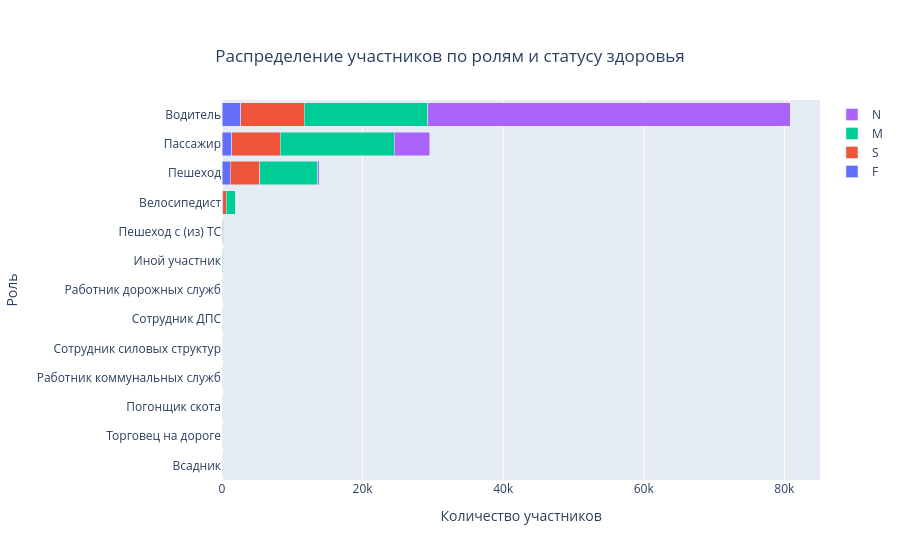

Notebook code for this chart:
### Markdown cell above
Всадники и погонщики живы, всё хорошо. Пешеходам лучше в ДТП не попадать. Каждый девятый участник ДТП - пешеход, из них погибло или попало на больничную койку - 39%.\
28% пассажиров, попавших в зарегистрированное ДТП, серьезно пострадали.

### Code cell
fig = go.Figure()

# горизонтальные stacked bar
for col in ["F","S","M","N"]:
    fig.add_trace(go.Bar(
        y=pivot["role"],
        x=pivot[col],
        name=col,
        orientation="h",
        customdata=[col] * len(pivot),  # передаём категорию
        hovertemplate="<b>%{y}</b><br>%{customdata}: %{x}<extra></extra>"
    ))

# настройка осей
fig.update_layout(
    barmode="stack",
    xaxis=dict(title="Количество участников"),
    xaxis2=dict(title="Доля F+S, %", overlaying="x", side="top"),
    yaxis=dict(title="Роль"),
    # legend=dict(title="Статус здоровья", orientation="v"),
    title=dict(
        text="Распределение участников по ролям и статусу здоровья",
        x=0.5,              # выравнивание по центру
        xanchor="center",
        yanchor="top"
    )
)

fig.show()

### Figure 1 — Plotly figure (JSON) as saved in the notebook; plotly's stock layout.template omitted (floating-point values rounded to 4 significant figures)
{"data": [{"customdata": ["F", "F", "F", "F", "F", "F", "F", "F", "F", "F", "F", "F", "F"], "hovertemplate": "<b>%{y}</b><br>%{customdata}: %{x}<extra></extra>", "name": "F", "orientation": "h", "type": "bar", "x": [0, 0, 0, 1, 1, 2, 8, 8, 45, 93, 1155, 1405, 2652], "y": ["Всадник", "Торговец на дороге", "Погонщик скота", "Работник коммунальных служб", "Сотрудник силовых структур", "Сотрудник ДПС", "Работник дорожных служб", "Иной участник", "Пешеход c (из) ТС", "Велосипедист", "Пешеход", "Пассажир", "Водитель"]}, {"customdata": ["S", "S", "S", "S", "S", "S", "S", "S", "S", "S", "S", "S", "S"], "hovertemplate": "<b>%{y}</b><br>%{customdata}: %{x}<extra></extra>", "name": "S", "orientation": "h", "type": "bar", "x": [1, 1, 0, 3, 0, 8, 11, 46, 83, 512, 4219, 6876, 9049], "y": ["Всадник", "Торговец на дороге", "Погонщик скота", "Работник коммунальных служб", "Сотрудник силовых структур", "Сотрудник ДПС", "Работник дорожных служб", "Иной участник", "Пешеход c (из) ТС", "Велосипедист", "Пешеход", "Пассажир", "Водитель"]}, {"customdata": ["M", "M", "M", "M", "M", "M", "M", "M", "M", "M", "M", "M", "M"], "hovertemplate": "<b>%{y}</b><br>%{customdata}: %{x}<extra></extra>", "name": "M", "orientation": "h", "type": "bar", "x": [2, 3, 0, 3, 6, 16, 14, 53, 123, 1251, 8250, 16205, 17575], "y": ["Всадник", "Торговец на дороге", "Погонщик скота", "Работник коммунальных служб", "Сотрудник силовых структур", "Сотрудник ДПС", "Работник дорожных служб", "Иной участник", "Пешеход c (из) ТС", "Велосипедист", "Пешеход", "Пассажир", "Водитель"]}, {"customdata": ["N", "N", "N", "N", "N", "N", "N", "N", "N", "N", "N", "N", "N"], "hovertemplate": "<b>%{y}</b><br>%{customdata}: %{x}<extra></extra>", "name": "N", "orientation": "h", "type": "bar", "x": [0, 0, 6, 1, 1, 1, 0, 36, 15, 27, 208, 5065, 51542], "y": ["Всадник", "Торговец на дороге", "Погонщик скота", "Работник коммунальных служб", "Сотрудник силовых структур", "Сотрудник ДПС", "Работник дорожных служб", "Иной участник", "Пешеход c (из) ТС", "Велосипедист", "Пешеход", "Пассажир", "Водитель"]}], "layout": {"barmode": "stack", "title": {"text": "Распределение участников по ролям и статусу здоровья", "x": 0.5, "xanchor": "center", "yanchor": "top"}, "xaxis": {"title": {"text": "Количество участников"}}, "xaxis2": {"overlaying": "x", "side": "top", "title": {"text": "Доля F+S, %"}}, "yaxis": {"title": {"text": "Роль"}}}}
